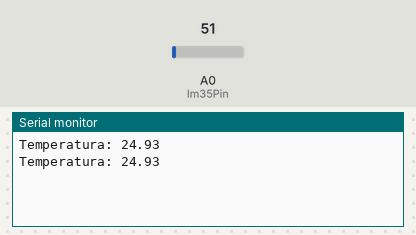
Recording of a sketch running on a simulated Arduino Uno, built with avr-gcc and run on an emulated ATmega328P. Shown: the last lines printed to the serial monitor. Inputs (shaded band) come from the test bench; at power-on: A0 (lm35Pin) = 51.

Above: at 1.8 s.
1.9 s: A0 (lm35Pin) set to 61
At 2.6 s:
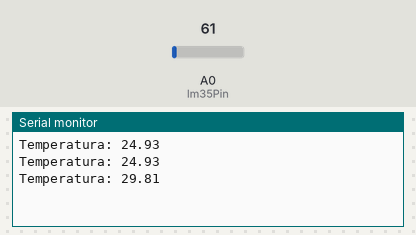
3.4 s: A0 (lm35Pin) set to 71
At 4.8 s:
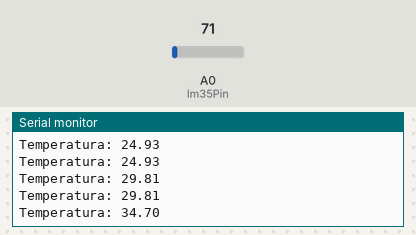
Timing chart, 0 to 6.4 s (numbered marks = the images above; inputs shaded):
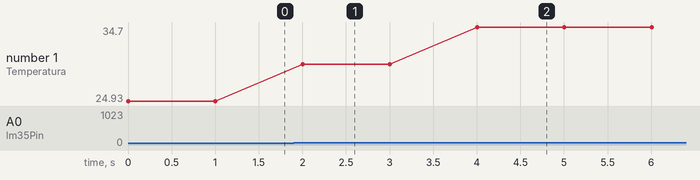

The sketch:

Esclavito.ino
```cpp
#include <Wire.h>

const int lm35Pin = A0;
float temperatura;

void setup() {
  Wire.begin(8);
  Wire.onRequest(requestEvent);
  Serial.begin(9600);
}

void loop() {
  int lectura = analogRead(lm35Pin);
  temperatura = (lectura * 5.0 / 1023.0) * 100.0;
  Serial.print("Temperatura: ");
  Serial.println(temperatura);

  delay(1000);
}

void requestEvent() {
  String tempStr = String(temperatura, 2);
  Wire.write(tempStr.c_str()); //Envía la temperatura como cadena de caracteres
}
```

Measured:
- after the input at 1.9 s, the serial monitor: prints a new line after 0.10 s (image 1)
- after the input at 3.4 s, the serial monitor: prints a new line after 0.60 s (image 2)
- plotted number 1: 24.93 → 29.81 after the input at 1.9 s, 29.81 → 34.7 after the input at 3.4 s
